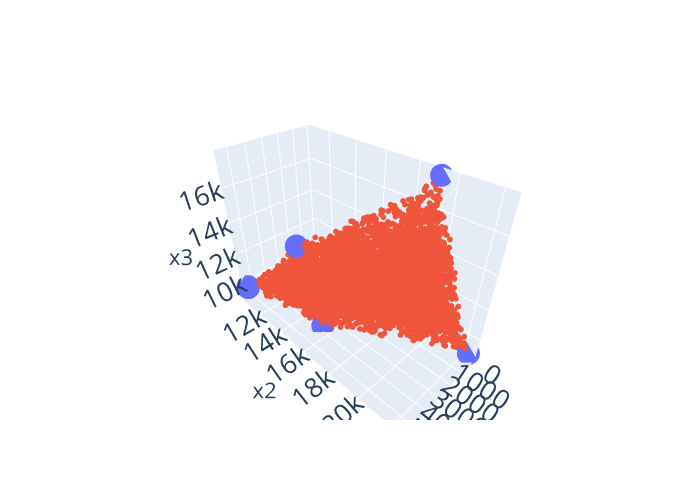

Notebook code cell kept with this figure:
### Code cell
fig = go.Figure()


fig.add_trace(go.Scatter3d(x=data_detail_full[:,0],
                          y=data_detail_full[:,1],
                          z=data_detail_full[:,2],
                          mode='markers',name='MGA solutions'))

fig.add_trace(go.Scatter3d(x=interior_points_full[:,0],
                          y=interior_points_full[:,1],
                          z=interior_points_full[:,2],
                          mode='markers',marker=dict(size=2)))

"""
fig.add_trace(go.Scatter(y=[inital_solution[0]+inital_solution[1]],
                          x=[inital_solution[2]],
                          #z=[np.mean(data_detail_sum,axis=0)[2]],
                          mode='markers',name='Initial_solution'))


                          
                          
fig.add_trace(go.Scatter3d(x=hull.points[np.append(hull.vertices,hull.vertices[0])][:,0],
                          y=hull.points[np.append(hull.vertices,hull.vertices[0])][:,1],
                          z=hull.points[np.append(hull.vertices,hull.vertices[0])][:,2],
                          mode='lines'))
                          """
fig.update_layout(scene = dict(
                    xaxis_title='x1',
                    yaxis_title='x2',
                    zaxis_title='x3'))
fig.update_layout(
    autosize=False,
    width=700,
    height=500,
    showlegend=False,
    font_size=18,
    paper_bgcolor='rgba(0,0,0,0)',
    plot_bgcolor='rgba(0,0,0,0)'
)
fig.update_xaxes(showline=True, linewidth=1, linecolor='black',)
fig.update_yaxes(showline=True, linewidth=1, linecolor='black',)

#fig.write_image("C:/Users\Tim\OneDrive - Aarhus universitet\Speciale\Report\Images\multi_6.pdf")
fig.show()

### Figure 1 — Plotly figure (JSON) as saved in the notebook; plotly's stock layout.template omitted (floating-point values rounded to 4 significant figures; data arrays with more than 128 entries replaced by an {"elided": "..."} marker saying what was removed)
{"data": [{"mode": "markers", "name": "MGA solutions", "type": "scatter3d", "x": [0, 5494.0, 3879.0, 5508.0, 0, 0, 0, 0, 0, 3943.0, 0, 0, 0, 5508.0, 0, 0, 0, 0, 0, 0, 0, 0], "y": [19240.0, 10730.0, 15460.0, 10770.0, 22280.0, 19240.0, 19240.0, 19240.0, 22280.0, 13770.0, 19240.0, 19240.0, 19240.0, 10770.0, 19240.0, 19240.0, 22280.0, 22280.0, 22280.0, 19240.0, 19240.0, 19240.0], "z": [17660.0, 9814.0, 8814.0, 9775.0, 8911.0, 17660.0, 10580.0, 10580.0, 8911.0, 13360.0, 17660.0, 17660.0, 10580.0, 9775.0, 10580.0, 10580.0, 8911.0, 8911.0, 8911.0, 17660.0, 17660.0, 17660.0]}, {"marker": {"size": 2}, "mode": "markers", "type": "scatter3d", "x": {"elided": "4998 float values"}, "y": {"elided": "4998 float values"}, "z": {"elided": "4998 float values"}}], "layout": {"autosize": false, "font": {"size": 18}, "height": 500, "paper_bgcolor": "rgba(0,0,0,0)", "plot_bgcolor": "rgba(0,0,0,0)", "scene": {"xaxis": {"title": {"text": "x1"}}, "yaxis": {"title": {"text": "x2"}}, "zaxis": {"title": {"text": "x3"}}}, "showlegend": false, "width": 700, "xaxis": {"linecolor": "black", "linewidth": 1, "showline": true}, "yaxis": {"linecolor": "black", "linewidth": 1, "showline": true}}}
